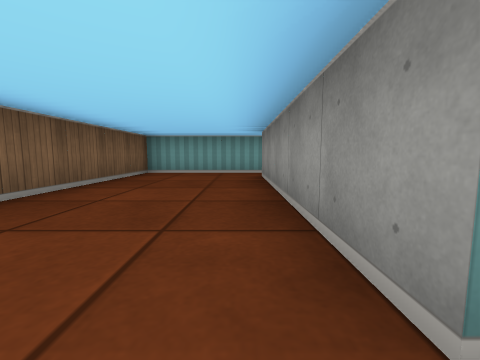
view 1 (above)

24 first-person views from a walk through a cub3D maze. The camera is about half as high as the walls, tilts 6° down and sees 90° across. The floor is counted in squares. Each view is taken from the middle of a square. On the plan, view 1 faces up. The plan holds only what a view shows up to about 9 squares ahead; the rest is blank.

view 2
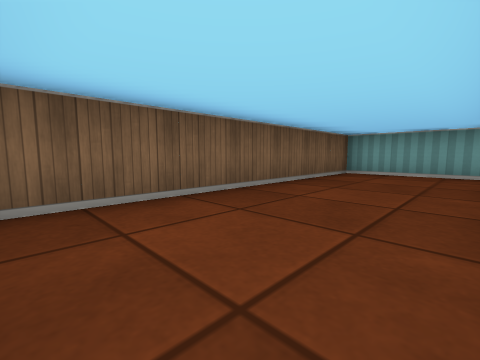

view 3
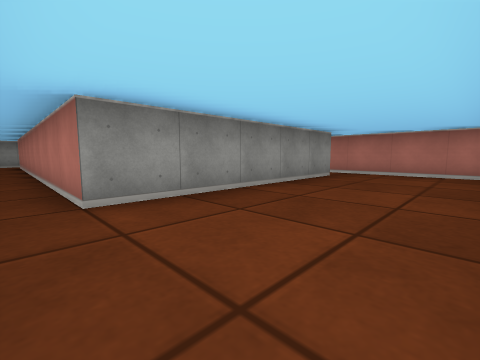

view 4
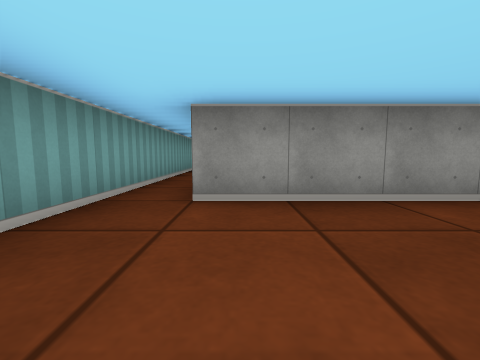

view 5
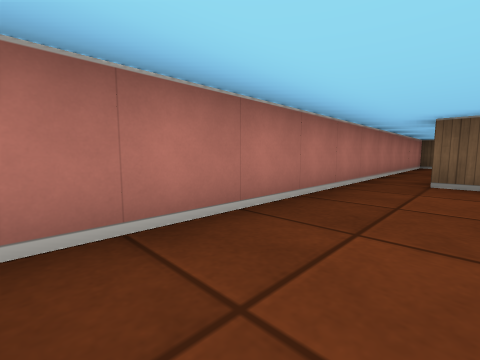

view 6
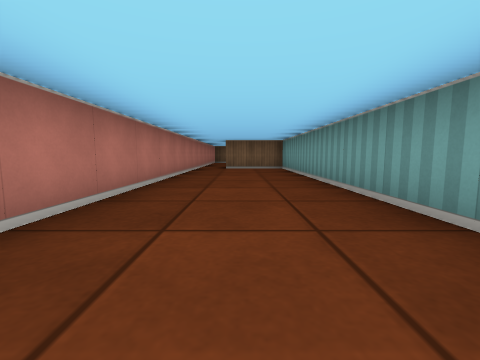

view 7
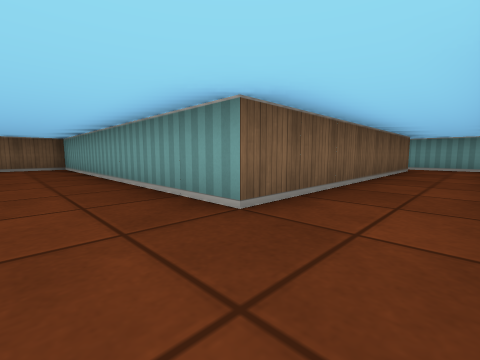

view 8
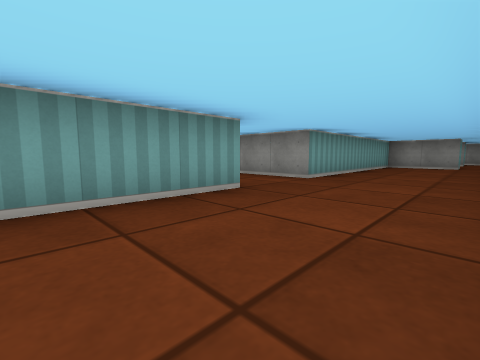

view 9
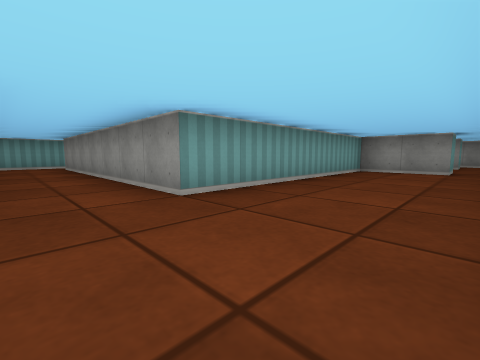

view 10
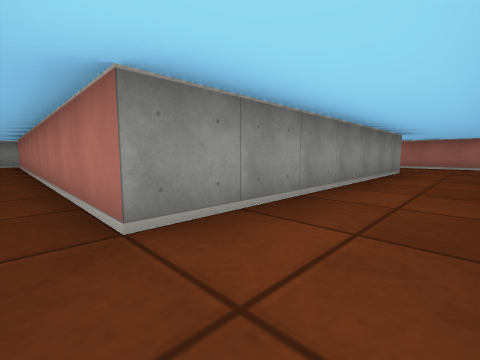

view 11
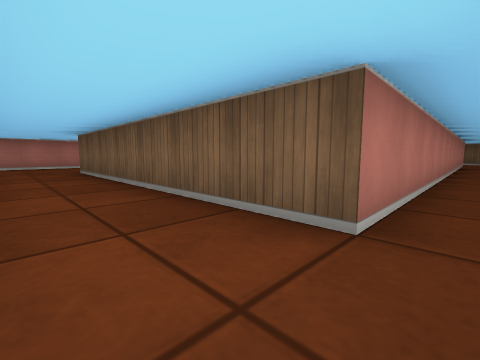

view 12
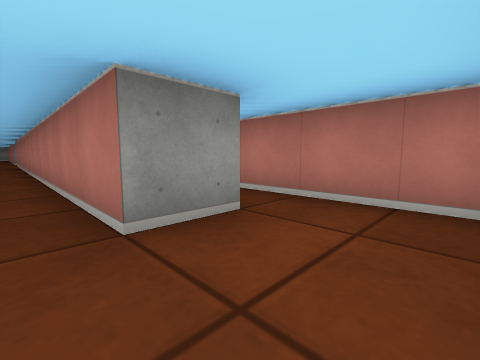

view 13
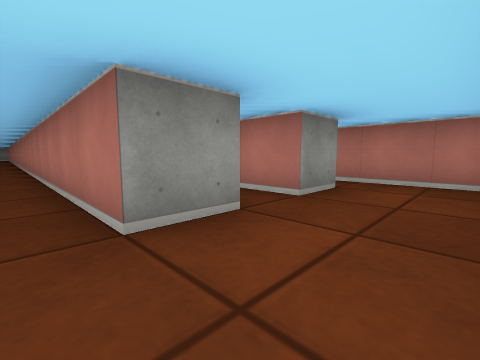

view 14
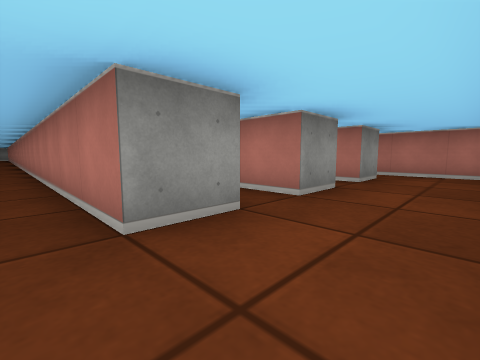

view 15
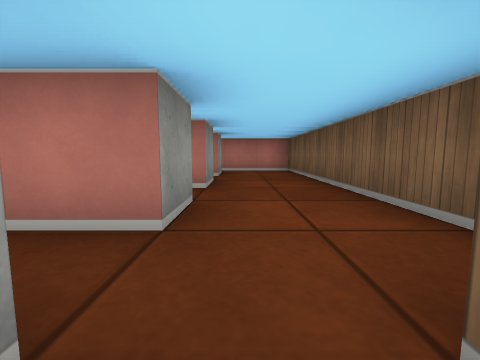

view 16
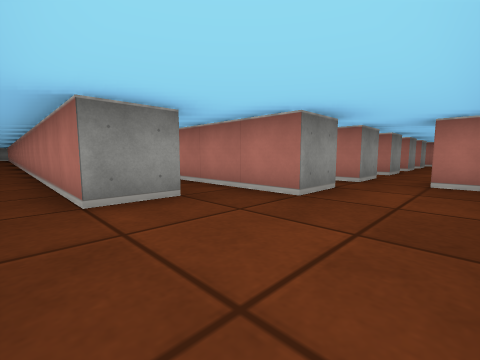

view 17
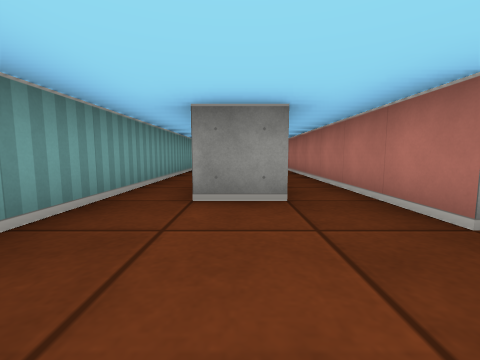

view 18
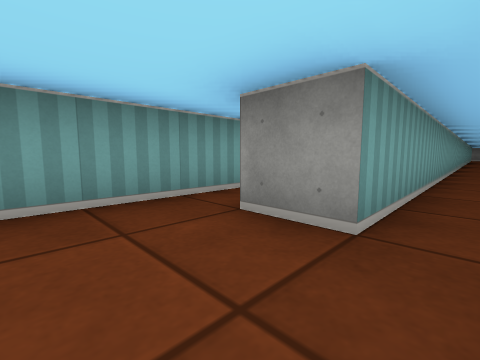

view 19
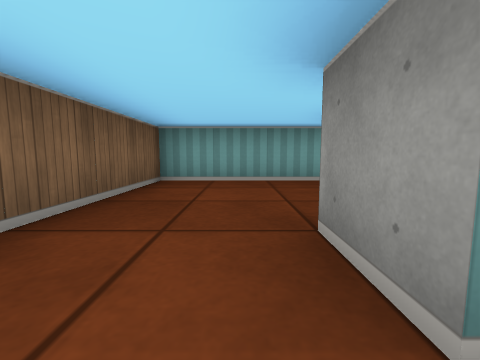

view 20
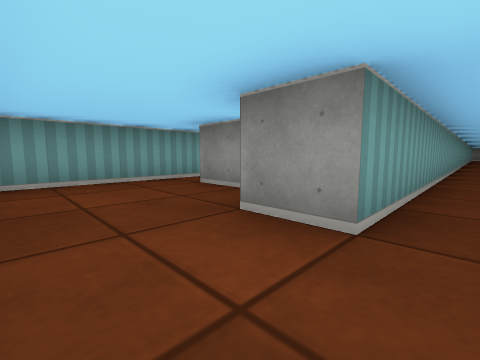

view 21
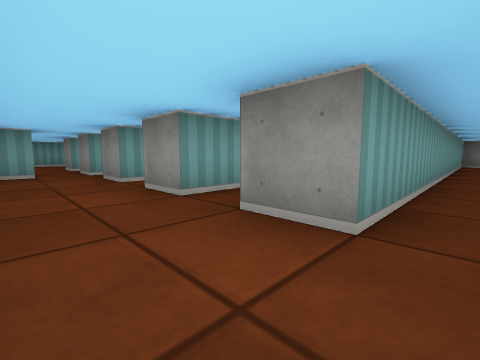

view 22
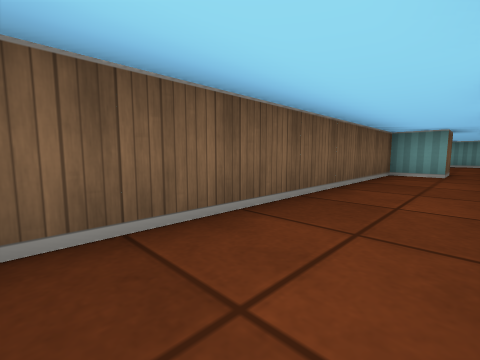

view 23
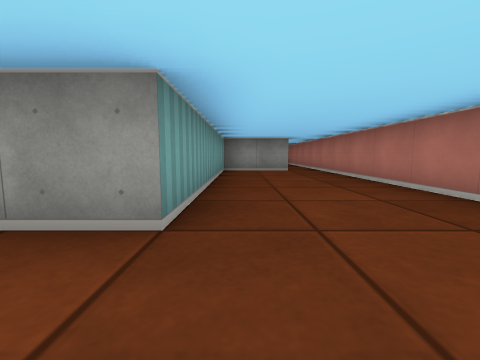

view 24
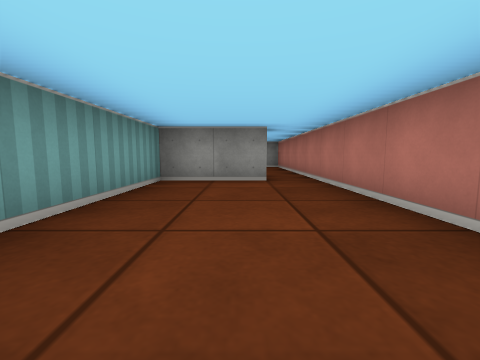

### Floor plan
Ten units are one square. View 1 is at (0, 0); x grows to the right and y downward. Boxes are objects, and circles mark ways between rooms. Rooms are numbered by the first view taken in them; rooms with no view inside come last. Other rooms are left out.
<svg viewBox="-30 -210 270 220">
<path fill="none" stroke="#000" d="M5 -4 5 -55 95 -55M55 -65 -25 -65 -25 5 15 5M138 -105 112 -105M195 -5 195 -25 135 -25 135 -95 235 -95M25 5 194 5M5 -105 -5 -105 -5 -115M-5 -85 -5 -95 115 -95 115 -25 35 -25 35 -5M-25 -115 -25 -85M0 -125 -5 -125 -5 -135M-5 -115 102 -115M-25 -135 -25 -115M-5 -144 -5 -155M-5 -135 102 -135M-15 -155 -15 -145 -25 -145 -25 -135M111 -185 5 -185 5 -195 102 -195M55 -205 -25 -205 -25 -174M-5 -175 55 -175M101 -165 -5 -165 -5 -175M-5 -155 0 -155M-21 -155 -15 -155M101 -85 -5 -85M-25 -85 -25 -75 5 -75"/>
<circle cx="-15" cy="-110" r="3" fill="#2a7"/>
<circle cx="-15" cy="-90" r="3" fill="#2a7"/>
<circle cx="-15" cy="-130" r="3" fill="#2a7"/>
<circle cx="-10" cy="-150" r="3" fill="#2a7"/>
<circle cx="-15" cy="-170" r="3" fill="#2a7"/>
<text x="0" y="-40">1</text>
<text x="120" y="-50">2</text>
<text x="110" y="-120">3</text>
<text x="110" y="-140">4</text>
<text x="110" y="-200">5</text>
<text x="110" y="-160">6</text>
<text x="40" y="-80">7</text>
</svg>
Room 2 opens to room 3. Room 2 opens to room 7. Room 3 opens to room 4. Room 4 opens to room 6. Room 5 opens to room 6.

Where each view was taken, in squares from view 1:
view 1: 0 up, 0 right, facing up
view 2: 0 up, 0 right, facing up-left
view 3: 6 up, 2 left, facing down-right
view 4: 5 up, 2 left, facing right
view 5: 1 up, 8 right, facing down-left
view 6: 1 up, 12 right, facing left
view 7: 1 up, 13 right, facing up-left
view 8: 0 up, 9 right, facing up-right
view 9: 0 up, 12 right, facing up-right
view 10: 10 up, 12 right, facing down-right
view 11: 10 up, 13 right, facing down-left
view 12: 10 up, 2 left, facing down-right
view 13: 12 up, 2 left, facing down-right
view 14: 14 up, 2 left, facing down-right
view 15: 15 up, 1 left, facing down
view 16: 20 up, 2 left, facing down-right
view 17: 19 up, 2 left, facing right
view 18: 18 up, 1 left, facing up-right
view 19: 16 up, 1 left, facing up
view 20: 16 up, 2 left, facing up-right
view 21: 8 up, 2 left, facing up-right
view 22: 8 up, 1 left, facing up-left
view 23: 2 up, 12 right, facing right
view 24: 1 up, 15 right, facing right
